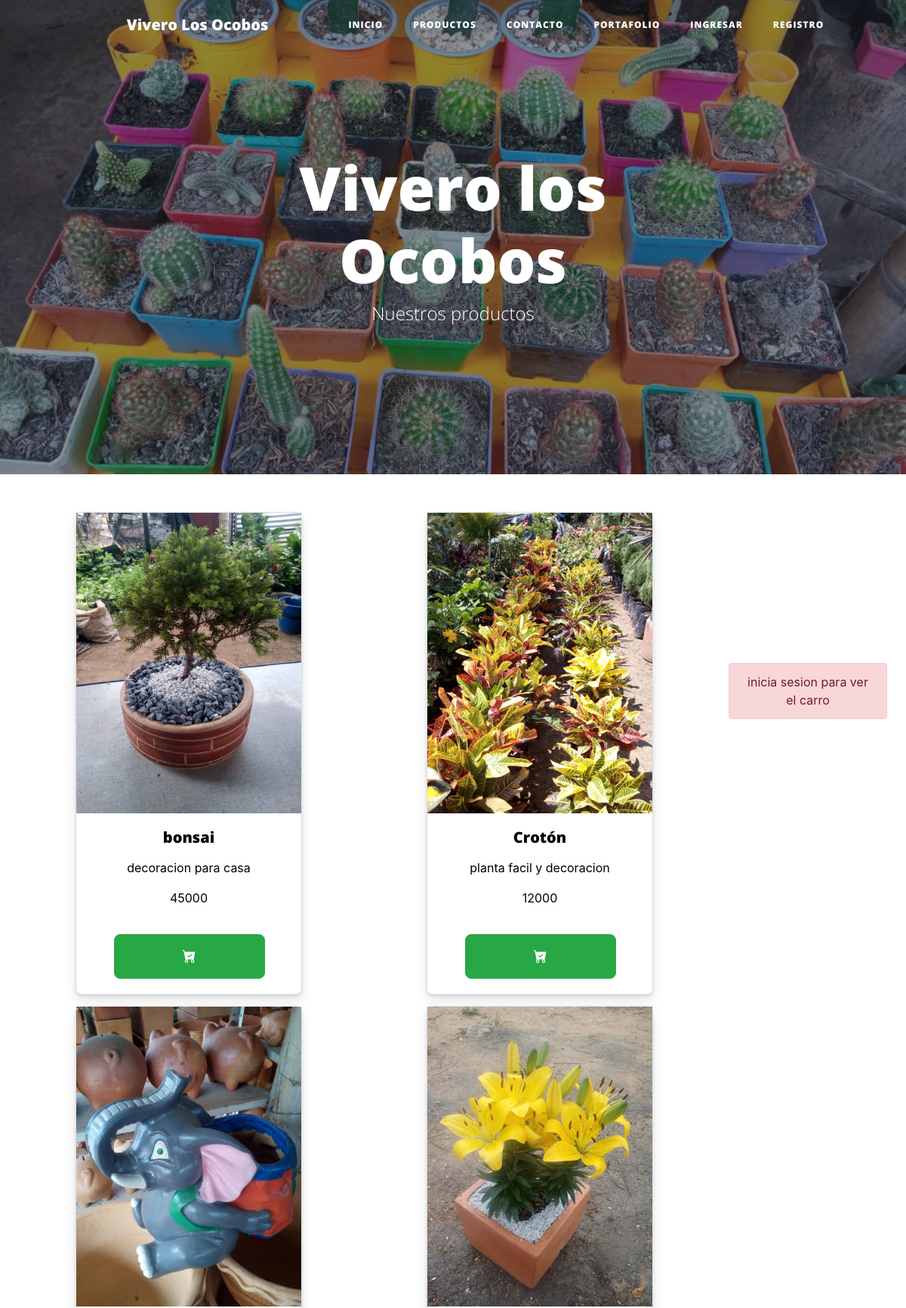
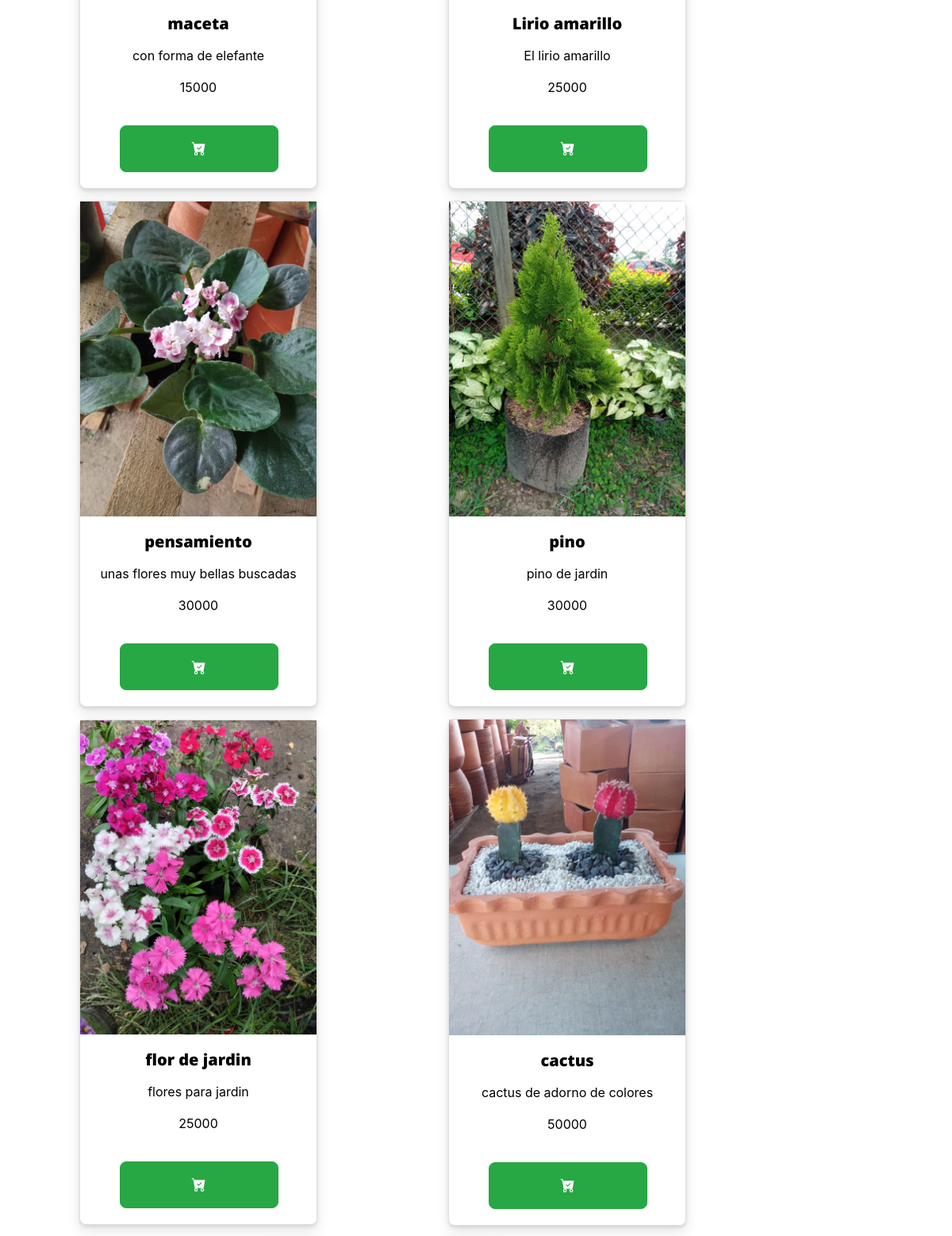
/productos/ (upper part), run on the app's committed database (2 pictures, top to bottom).
### productos/models.py (models this page shows, shortened)
class productos(models.Model):
    title=models.CharField(max_length=50,verbose_name='Nombre')
    descripcion=models.TextField(verbose_name='Descripcion')
    image=models.ImageField(verbose_name='Imagen',upload_to='projects')
    categories=models.ManyToManyField(category,max_length=20, verbose_name="categoria")
    price=models.FloatField(max_length=20,verbose_name="Precio")
    created=models.DateTimeField(auto_now_add=True,verbose_name='Fecha Creacion') #añade de forma automatica
    updated=models.DateTimeField(auto_now=True,verbose_name="fecha de edicion")
    class Meta:
        verbose_name="Producto"
        verbose_name_plural="Productos"
        ordering=["-created"] #ordena del nuevo al antiguo

### productos/views.py (the view)
# urls.py: path('productos/',productos_views.producto, name="productos"),
def producto(request):
    link=links.objects.all()
    categoria=category.objects.all()
    product=productos.objects.all()
    return render (request, "productos/productos.html",{'link':link,'categoria':categoria, 'product':product})

### carro/context_processor.py (called while the page is built)
def importe_total_carro(request): #request es un parametro que permite el acceso a toda la información que pasa desde el navegador del cliente al servidor.
    total=0
    carro=Carro(request)
    if request.user.is_authenticated:  #si el usuario esta autenticado entonces:
        for key, value in carro.carro.items():
            total=total+float(value["precio"])  #incrementara el total
    else:
        total="Debes hacer login"
    return {"importe_total_carro":total}

### portafolio/productos/templates/productos/productos.html (shortened to what this page needs)
{% extends 'core/base.html' %}
{% load static %}
{% block background %} {% static 'core/img/19.jpeg' %} {% endblock %}
{% block headers %}
    <h1> Vivero los Ocobos</h1>
    <span class="subheading">Nuestros productos </span>
{% endblock %}
{% block content %}
    <link rel="stylesheet" type="text/css" href="{% static 'css/productos.css' %}">
            <div class="main-conten">
                    <div class="cont" >
                {% for productos in product %}
                        <div class="card" >
                            <img src="{{ productos.image.url }}" class="" alt="">
                            <div class="card-body" style="text-align:center;">
                                <h5 class="card-title">{{productos.title}}</h5>
                                <p class="card-text"></p>{{productos.descripcion}}</p>
                                <p class="card-text"></p>{{ productos.price|floatformat:-1}}</p>
                            </div>
                            <a href="{% url 'carro:agregar' productos.id %}" class="btn btn-success" style="width: 200px; margin-left: 50px; font-size: large; "><i class="bi bi-cart-check-fill"></i>
                            </a>
                        </div>
                        {% endfor %}
                    </div>
                    <div style="float: right;">
                        {% if request.user.is_authenticated %}
                            {% include "carro/widget.html" %}
                        {% else %}
                        <div class="alert alert-danger text-center" style="margin-top: 200px;">
                            inicia sesion para ver el carro
                          </div>
                        {% endif %}
                    </div>
            </div>
{% endblock %}

### core/static/core/css/cards.css (style rules this page uses)
.card { width: 100% !important; margin: 15px; border-radius: 6px; }

### core/static/css/productos.css (style rules this page uses)
.card { width: 300px !important; margin: auto; }

### portafolio/productos/templates/productos/productos.html (style rules this page uses)
.main-conten { display: flex; align-items: flex-start; justify-content: space-between; margin-inline: 25px; column-gap: 25px; row-gap: 50px; }
.card { width: 300px; height: auto; border-radius: 8px; box-shadow: 0 2px 4px rgba(0, 0, 0, .1), 0 8px 16px rgba(0, 0, 0, .1); padding-bottom: 20px; }
.btn-success { border-radius: 8px; }
.cont { width: 100%; height: auto; display: flex; flex-wrap: wrap; column-gap: 15px; row-gap: 15px; }

### data on the page
productos: image (picture), title "bonsai", descripcion "decoracion para casa", price "45000"
productos: image (picture), title "Crotón", descripcion "planta facil y decoracion", price "12000"
productos: image (picture), title "maceta", descripcion "con forma de elefante", price "15000"
productos: image (picture), title "Lirio amarillo", descripcion "El lirio amarillo", price "25000"
productos: image (picture), title "pensamiento", descripcion "unas flores muy bellas buscadas", price "30000"
productos: image (picture), title "pino", descripcion "pino de jardin", price "30000"
productos: image (picture), title "flor de jardin", descripcion "flores para jardin", price "25000"
productos: image (picture), title "cactus", descripcion "cactus de adorno de colores", price "50000"
